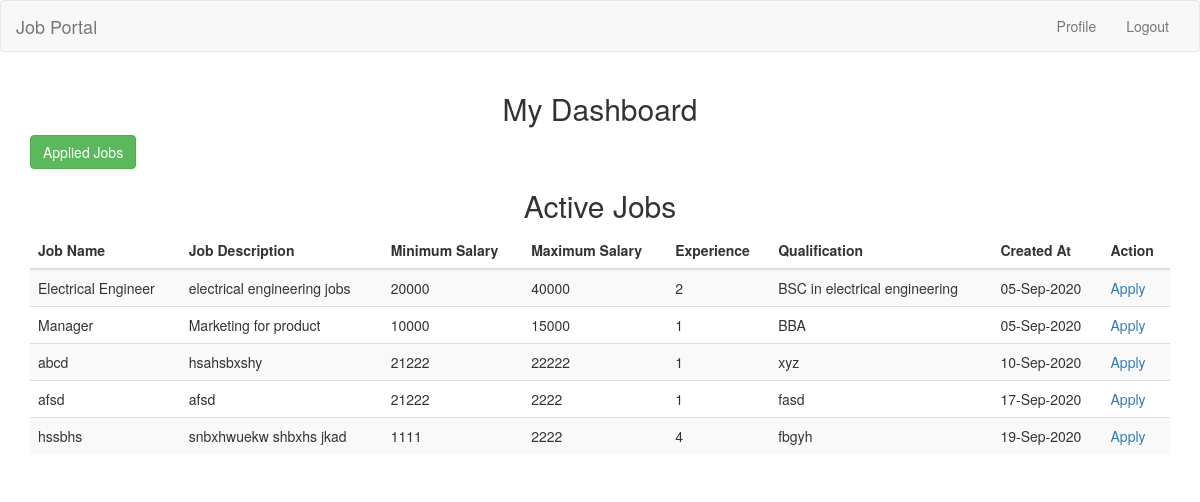
/jobseekers/dashboard.php (signed in), run on the app's committed database.
### tables this page shows
CREATE TABLE `job_post` (
  `id_jobpost` int(11) NOT NULL,
  `id_company` int(11) NOT NULL,
  `jobtitle` varchar(255) NOT NULL,
  `description` text NOT NULL,
  `minimumsalary` varchar(255) NOT NULL,
  `maximumsalary` varchar(255) NOT NULL,
  `experience` varchar(255) NOT NULL,
  `qualification` varchar(255) NOT NULL,
  `createdat` timestamp NOT NULL DEFAULT current_timestamp()
);

### jobseekers/dashboard.php (the view, shortened to what this page needs)
<?php
require_once("../db.php");
?>
<!DOCTYPE html>
<html lang="en">
  <head>
    <link rel="stylesheet" href="https://maxcdn.bootstrapcdn.com/bootstrap/3.3.7/css/bootstrap.min.css">
  </head>
  <body>
    <header>
      <nav class="navbar navbar-default">
        <div class="container-fluid">
          <div class="navbar-header">
            <a class="navbar-brand" href="../index.php">Job Portal</a>
          </div>
          <div class="collapse navbar-collapse" id="bs-example-navbar-collapse-1">
            <ul class="nav navbar-nav navbar-right">
              <li><a href="profile.php">Profile</a></li>
              <li><a href="../logout.php">Logout</a></li>
            </ul>
          </div>
        </div>
      </nav>
    </header>
    <div class="container">
      <div class="row">
        <h2 class="text-center">My Dashboard</h2>
        <div class="col-md-2">
          <a href="applied-jobs.php" class="btn btn-success">Applied Jobs</a>
        </div>
      </div>
      <div class="row">
        <div class="col-md-12">
          <div class="table-responsive">
            <h2 class="text-center">Active Jobs</h2>
            <table class="table table-striped">
              <thead>
                <th>Job Name</th>
                <th>Job Description</th>
                <th>Minimum Salary</th>
                <th>Maximum Salary</th>
                <th>Experience</th>
                <th>Qualification</th>
                <th>Created At</th>
                <th>Action</th>
              </thead>
              <tbody>
                <?php
                  $sql = "SELECT * FROM job_post";
                  $result = $conn->query($sql);
                  if($result->num_rows > 0) {
                    while($row = $result->fetch_assoc())
                    {
                      $sql1 = "SELECT * FROM apply_job_post WHERE id_user='$_SESSION[id_user]' AND id_jobpost='$row[id_jobpost]'";
                      $result1 = $conn->query($sql1);
                     ?>
                      <tr>
                        <td><?php echo $row['jobtitle']; ?></td>
                        <td><?php echo $row['description']; ?></td>
                        <td><?php echo $row['minimumsalary']; ?></td>
                        <td><?php echo $row['maximumsalary']; ?></td>
                        <td><?php echo $row['experience']; ?></td>
                        <td><?php echo $row['qualification']; ?></td>
                        <td><?php echo date("d-M-Y", strtotime($row['createdat'])); ?></td>
                        <?php
                        if($result1->num_rows > 0) {
                          ?>
                           <td><strong>Applied</strong></td>
                          <?php
                        } else {
                        ?>
                        <td><a href="apply-job-post.php?id=<?php echo $row['id_jobpost']; ?>">Apply</a></td>
                        <?php } ?>
                      </tr>
                     <?php
                    }
                  }
                ?>
              </tbody>
            </table>
          </div>
        </div>
      </div>
    </div>
  </body>
</html>

### data on the page
job_post: jobtitle "Electrical Engineer", description "electrical engineering jobs", minimumsalary "20000", maximumsalary "40000", experience "2", qualification "BSC in electrical engineering", createdat "05-Sep-2020"
job_post: jobtitle "Manager", description "Marketing for product", minimumsalary "10000", maximumsalary "15000", experience "1", qualification "BBA", createdat "05-Sep-2020"
job_post: jobtitle "abcd", description "hsahsbxshy", minimumsalary "21222", maximumsalary "22222", experience "1", qualification "xyz", createdat "10-Sep-2020"
job_post: jobtitle "afsd", description "afsd", minimumsalary "21222", maximumsalary "2222", experience "1", qualification "fasd", createdat "17-Sep-2020"
job_post: jobtitle "hssbhs", description "snbxhwuekw shbxhs jkad", minimumsalary "1111", maximumsalary "2222", experience "4", qualification "fbgyh", createdat "19-Sep-2020"
